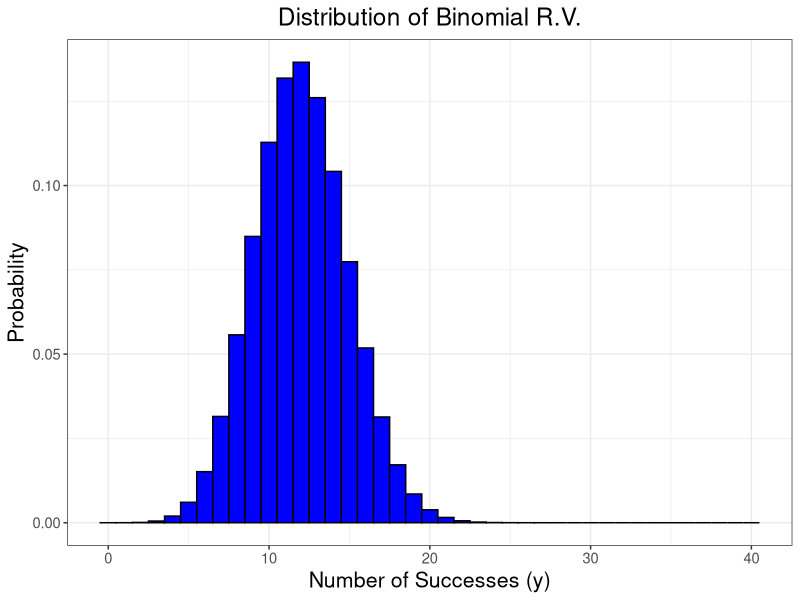
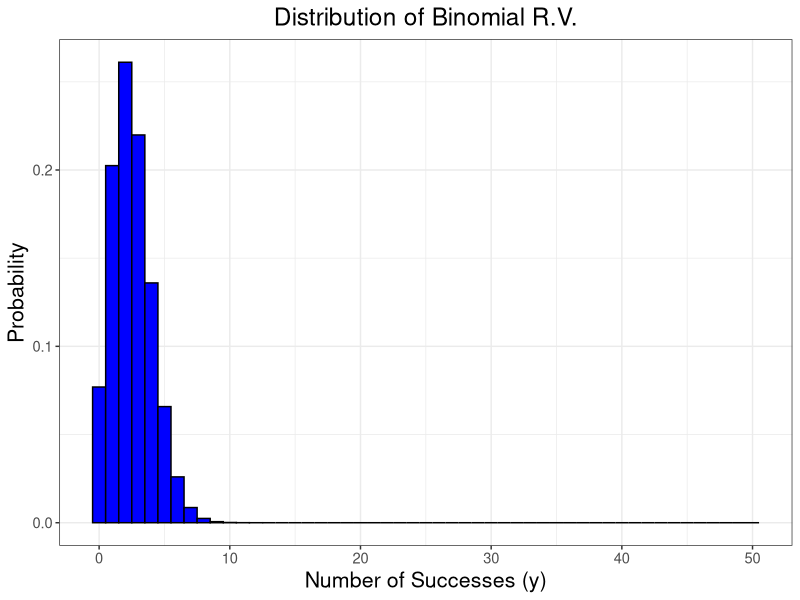

Write R code to recreate these figures, in order.
## ---- chunk 1
library(ggplot2)
## ---- chunk 2
  plot.binom<- function(n, p){
    y<- c(0:n)
    proby<- dbinom(0:n, n, p)
    Bars<- as.data.frame(cbind(y, proby))
  
    ggplot(Bars, aes(x = y, y = proby))+ 
      geom_bar(stat="identity", width = 1, 
                fill = "blue", colour = "black")+
      theme_bw()+
      theme(axis.title.y = element_text(size = rel(1.4)),
            axis.title.x = element_text(size = rel(1.4)),
            axis.text.x = element_text(size = rel(1.2)),
            axis.text.y = element_text(size = rel(1.2)),
            plot.title = element_text(hjust=0.5, size = rel(1.6)))+
      labs(x = "Number of Successes (y)",
           y = "Probability",
           title = "Distribution of Binomial R.V.")
    }
## ---- chunk 3
p_y17_dogs <- dbinom(17,40,.3)
p_y17_dogs

p_y14_dogs <- dbinom(14,40,.3)
p_y14_dogs

p_y_less_9_dogs <- pbinom(9,40,.3)
p_y_less_9_dogs

mean_binom_dogs <- 40*.3
mean_binom_dogs

var_binom_dogs <- 40*.3*.7
var_binom_dogs

std_dev_dogs <- sqrt(var_binom_dogs)
std_dev_dogs

plot.binom(40, .3)
## ---- chunk 4
p_y2_gene <- dbinom(2, size = 50, prob = 0.05)
p_y2_gene

p_y_greater_4_gene <- 1 - pbinom(3, size = 50, prob = 0.05)
p_y_greater_4_gene

p_y_less_4_gene <- pbinom(4, size = 50, prob = 0.05)
p_y_less_4_gene
plot.binom(50,.05)
## ---- chunk 5
prob_marble <- c(0.5, 5/16, 3/16)

q1_draws <- c(1,2,1)
q1_prob <- dmultinom(q1_draws,4,prob_marble)
round(q1_prob,4)

q2_draws <- c(2, 2, 0)
q2_prob <- dmultinom(q2_draws, 4, prob_marble)
round(q2_prob, 4)
